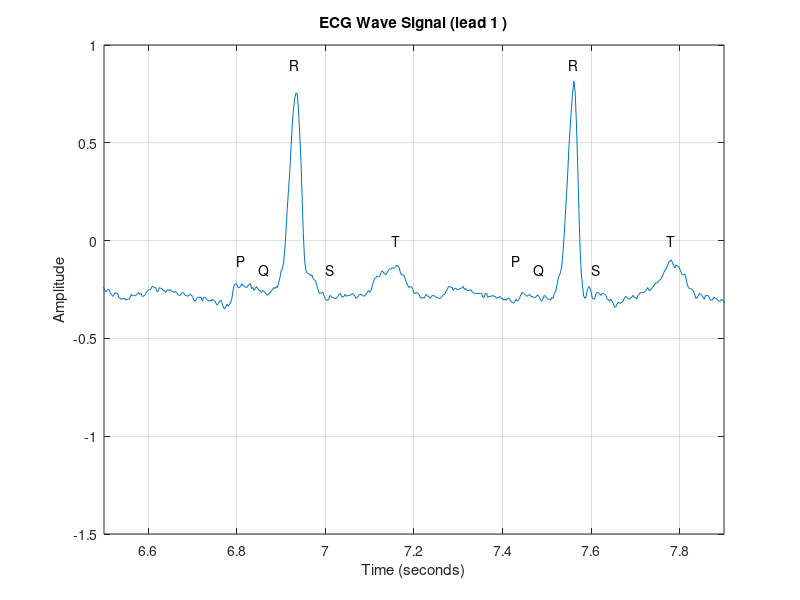
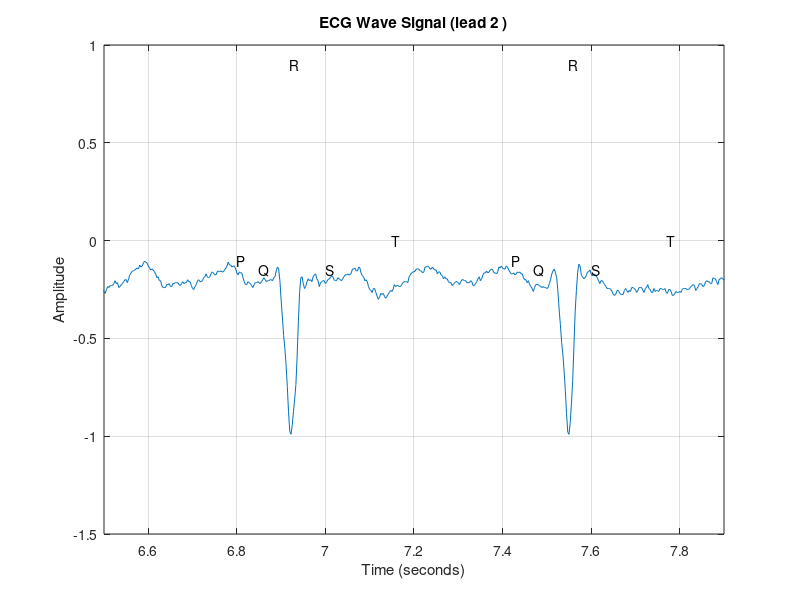
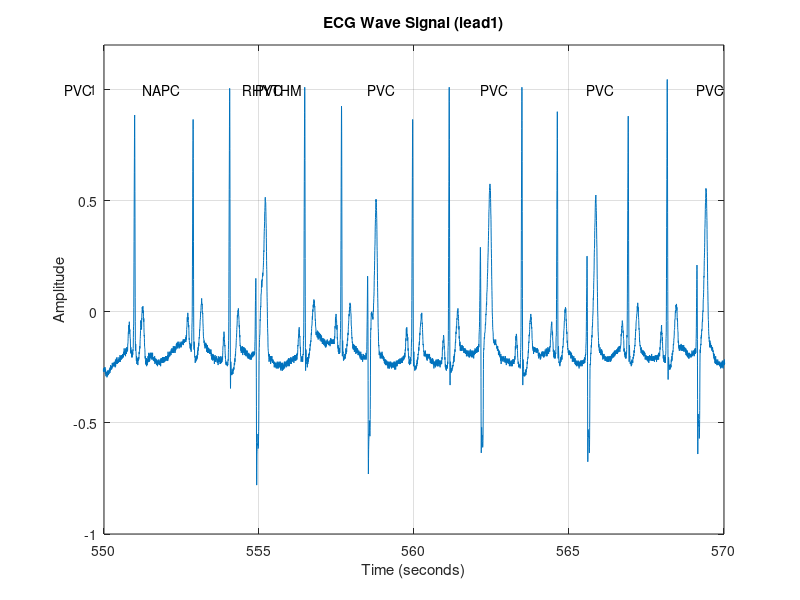
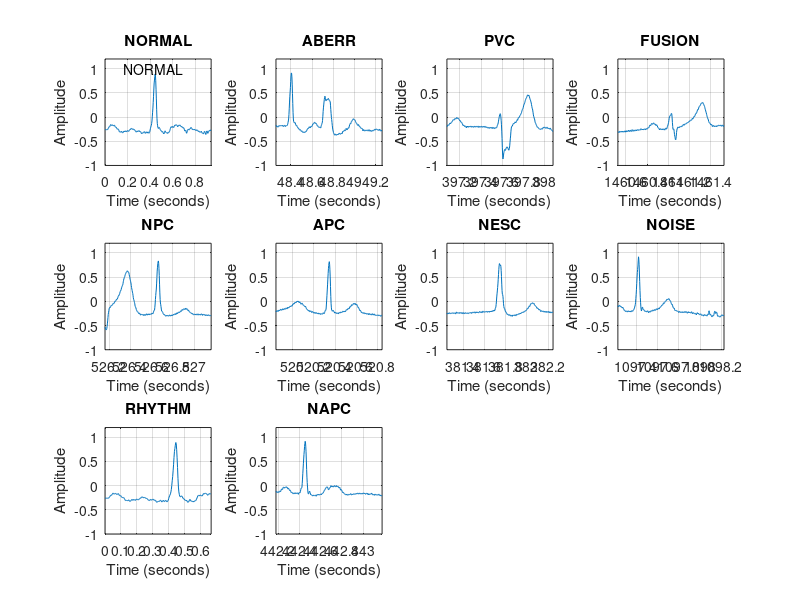

Here is the MATLAB script that generated these plots, in order: (Note: this script raises an error after producing the figures.)
%% Biomedical Signal & Image Processing
% *Session 1*
% 
% @Autors 
% 
% Roham Kaveie - Ehsan Merikhi
%% ECG Section
% part 1) First, we load the ECG signal and display it for both channels in 
% a certain period of time.P, Q, R, S, T waves are marked on the signal.

load('ECG_sig.mat')
L = length(Sig);
time = TIME(1:L);


for i = 1:2
    figure;
    plot(time,Sig(:,i));
    title(['ECG Wave Signal (lead ' num2str(i) ' )']); % Title of the plot
    xlabel('Time (seconds)');   % X-axis label
    ylabel('Amplitude'); 
    grid on;
    text(6.8,-0.1,'P');
    text(6.85,-0.15,'Q');
    text(6.92,0.9,'R');
    text(7,-0.15,'S');
    text(7.15,0,'T');
    text(7.42,-0.1,'P');
    text(7.47,-0.15,'Q');
    text(7.55,0.9,'R');
    text(7.6,-0.15,'S');
    text(7.77,0,'T');
    xlim([6.5 7.9])
    ylim([-1.5 1])
end
%% 
% The shape of the beats over time is not the same for a channel and each heartbeat 
% creates a different waveform than the previous one. Therefore, the ECG signal 
% is called a quasi-periodic signal. Also The shape of the same beat on two channels 
% is different from each other because these two leads are recorded from different 
% places of the body.
%% 
% part 2) For each R peak in the ECG signal, if an abnormality occurs in that 
% beat, we write the type of abnormality below it.


annotationNames = { ...
    'NOTQRS', 'NORMAL', 'LBBB', 'RBBB', 'ABERR', ...
    'PVC', 'FUSION', 'NPC', 'APC', 'SVPB', ...
    'VESC', 'NESC', 'PACE', 'UNKNOWN', 'NOISE', ...
    'ARFCT', 'STCH', 'TCH', 'SYSTOLE', 'DIASTOLE', ...
    'NOTE', 'MEASURE', 'PWAVE', 'BBB', ...
    'PACESP', 'TWAVE', 'RHYTHM', 'UWAVE', ...
    'LEARN', 'FLWAV', 'VFON', 'VFOFF', ...
    'AESC', 'SVESC', 'LINK', ...
    'NAPC', 'PFUS', ...
    'WFON', ...
    'WFOFF', ...
    'RONT'};

annotationCodes = [ ...
    0, 1, 2, 3, 4, ...
    5, 6, 7, 8, 9, ...
    10, 11, 12, 13, 14, ...
    16, 18, 19, 20, 21, ...
    22, 23, 24, 25, ...
    26, 27, 28, 29, ...
    30, 31, 32, 33, ...
    34, 35, 36, ...
    37, 38, ...
    39, 40, ... % PQ is defined as WFON (39)
    41, ...     % WFOFF
    ...         % JPT (40) is defined as WFOFF (40)
    ...         % RONT (41) is included
];
% Create a Map
ecgAnnotationsMap = containers.Map(num2cell(annotationCodes),annotationNames);

% Load Data
load('ECG_sig.mat');


% Plotting the signal
L = length(Sig);
time = TIME(1:L);
figure;                % Create a new figure
plot(time, Sig(:,1));      % Plot the signal
title('ECG Wave Signal (lead1)'); % Title of the plot
xlabel('Time (seconds)');   % X-axis label
ylabel('Amplitude');         % Y-axis label
grid on;                   % Turn on the grid
xlim([550 570]); 
ylim([-1 1.2]);
for i = [1:length(ANNOTD)]
    if ANNOTD(i)~=1
        code = ecgAnnotationsMap(ANNOTD(i));
        text(ATRTIMED(i),1,code);
    end
end


%% 
% part 3) We separate and display a sample of the normal beat and any abnormality

load("ECG_sig.mat")

annotationNames = { ...
    'NOTQRS', 'NORMAL', 'LBBB', 'RBBB', 'ABERR', ...
    'PVC', 'FUSION', 'NPC', 'APC', 'SVPB', ...
    'VESC', 'NESC', 'PACE', 'UNKNOWN', 'NOISE', ...
    'ARFCT', 'STCH', 'TCH', 'SYSTOLE', 'DIASTOLE', ...
    'NOTE', 'MEASURE', 'PWAVE', 'BBB', ...
    'PACESP', 'TWAVE', 'RHYTHM', 'UWAVE', ...
    'LEARN', 'FLWAV', 'VFON', 'VFOFF', ...
    'AESC', 'SVESC', 'LINK', ...
    'NAPC', 'PFUS', ...
    'WFON', ...
    'WFOFF', ...
    'RONT'};

annotationCodes = [ ...
    0, 1, 2, 3, 4, ...
    5, 6, 7, 8, 9, ...
    10, 11, 12, 13, 14, ...
    16, 18, 19, 20, 21, ...
    22, 23, 24, 25, ...
    26, 27, 28, 29, ...
    30, 31, 32, 33, ...
    34, 35, 36, ...
    37, 38, ...
    39, 40, ... % PQ is defined as WFON (39)
    41, ...     % WFOFF
    ...         % JPT (40) is defined as WFOFF (40)
    ...         % RONT (41) is included
];

% Create a Map
ecgAnnotationsMap = containers.Map(num2cell(annotationCodes),annotationNames);

% plot a sample of each abnormality
figure;
L = length(Sig);
time = TIME(1:L);
cnt = 0;
for i = annotationCodes
    indice = find(ANNOTD==i,1);
    if(~isempty(indice))
        be = max(ATRTIMED(indice)-0.5,0);
        en = min(ATRTIMED(indice)+0.5,time(L));
        cnt = cnt + 1;
        subplot(3,4,cnt);
        plot(time(round(be*sfreq+1):round(en*sfreq)),Sig(round(be*sfreq+1):round(en*sfreq),1))
        code = ecgAnnotationsMap(i);
        text(ATRTIMED(i),1,code);
        title(code); % Title of the plot
        xlim([be en]);
        ylim([-1 1.2]);
        xlabel('Time (seconds)');   % X-axis label
        ylabel('Amplitude');         % Y-axis label
        grid on;                   % Turn on the grid
    end
end


%% 
% Below is a brief explanation about the abnormalities you see in the high beats.
%% Aberrancy (ABERR)
% Aberrancy refers to a condition where the conduction of electrical impulses 
% through the heart is altered. This can lead to a widened QRS complex on the 
% ECG. Aberrant conduction often occurs during episodes of tachycardia, where 
% the impulse travels through the ventricles abnormally due to pre-existing bundle 
% branch block or other conduction system issues.
%% Premature Ventricular Contractions (PVC)
% PVCs are early heartbeats originating from the ventricles. They are characterized 
% by:
%% 
% * A premature QRS complex that is typically wide and bizarre in shape.
% * A compensatory pause following the PVC.PVCs can be benign or indicate underlying 
% heart disease, especially if frequent or occurring in pairs or runs.
%% Fusion Beats
% Fusion beats occur when two electrical impulses reach the ventricles simultaneously, 
% one from a normal pacemaker and another from an ectopic focus. This results 
% in a QRS complex that has characteristics of both normal and abnormal beats, 
% appearing as a hybrid. Fusion beats are often seen in patients with PVCs and 
% can indicate the presence of both normal and abnormal conduction pathways.
%% Non-Paced Contractions (NPC)
% NPCs refer to heartbeats that occur without the influence of an artificial 
% pacemaker. These can be either normal sinus beats or ectopic beats originating 
% from various locations within the heart. The presence of NPCs can indicate issues 
% with the heart's intrinsic conduction system.
%% Atrial Premature Contractions (APC)
% APCs are early contractions originating in the atria. They are characterized 
% by:
%% 
% * An early P wave that differs in shape from normal sinus P waves.
% * A compensatory pause following the APC.APCs are common and often benign 
% but can lead to more significant arrhythmias if they occur frequently.
%% Non-Ectopic Sinus Contractions (NESC)
% NESCs refer to sinus beats that occur without any ectopic activity influencing 
% them. These beats originate from the sinoatrial node and maintain a regular 
% rhythm, indicating normal atrial function. NESCs are typically seen in healthy 
% individuals and reflect a stable cardiac rhythm.
%% Non-Atrial Premature Contractions (NAPC)
% NAPCs are contractions that arise from locations other than the atria, often 
% from the ventricles or junctional tissues. They may be similar to PVCs but originate 
% from different areas within the heart's conduction system. NAPCs can indicate 
% underlying cardiac issues, particularly if they occur frequently or in conjunction 
% with other arrhythmias.
%% 
% 4) We plot the frequency spectrum and the time-frequency spectrum for several 
% consecutive normal strokes.

% Plot the STFT of the downsampled signal in a new figure
load("ECG_sig.mat")
figure;
window_length = 128;
noverlap = 64;
nfft = 128;
window = hamming(window_length);
spectrogram(Sig(round(sfreq*ATRTIMED(3)):round(sfreq*ATRTIMED(10)),1), window, noverlap, nfft, sfreq, 'yaxis');
title('STFT of normal beat');
ylim([0 60]);
colorbar;
caxis([-50 10]);  % Adjust this range for better contrast if needed


% Frequency domain using FFT (DFT)
N = length(Sig(round(sfreq*ATRTIMED(3)):round(sfreq*ATRTIMED(10)),1));  % Length of the signal
f = (0:N-1)*(sfreq/N);  % Frequency vector

% FFT of the left eye signal
fft_resp = abs(fft(Sig(round(sfreq*ATRTIMED(3)):round(sfreq*ATRTIMED(10)),1)));

plot(f, fft_resp);
xlabel('Frequency (Hz)');
ylabel('Magnitude');
title('Frequency Domain - normal beats');
xlim([0 60]);  % Limiting to 60 Hz for better visualization
%% 
% We plot the frequency spectrum and the time-frequency spectrum for several 
% consecutive abnormal strokes.

load("ECG_sig.mat")
figure;
window_length = 128;
noverlap = 64;
nfft = 128;
window = hamming(window_length);
spectrogram(Sig(round(sfreq*ATRTIMED(748)):round(sfreq*ATRTIMED(754)),1), window, noverlap, nfft, sfreq, 'yaxis');
title('STFT of abnormal beats');
ylim([0 60]);
colorbar;
caxis([-50 10]);  % Adjust this range for better contrast if needed

N = length(Sig(round(sfreq*ATRTIMED(748)):round(sfreq*ATRTIMED(754)),1));  % Length of the signal
f = (0:N-1)*(sfreq/N);  % Frequency vector


% FFT of the left eye signal
fft_resp = abs(fft(Sig(round(sfreq*ATRTIMED(748)):round(sfreq*ATRTIMED(754)),1)));

plot(f, fft_resp);
xlabel('Frequency (Hz)');
ylabel('Magnitude');
title('Frequency Domain - abnormal beats');
xlim([0 60]);  % Limiting to 60 Hz for better visualization

%% 
% In the following, you can see the differences in the frequency spectrum of 
% normal and PVC beats.
%% 
% Feature
%% 
% Normal Beat
%% 
% PVC Beat
%% 
% P Wave Frequency
%% 
% 0.5 - 2 Hz
%% 
% Absent or altered
%% 
% QRS Complex Width
%% 
% Narrow (<120 ms)
%% 
% Wide (≥120 ms)
%% 
% QRS Morphology
%% 
% Normal
%% 
% Abnormal
%% 
% T Wave Frequency
%% 
% Similar to QRS
%% 
% Discordant changes possible
%% 
% Rhythm Consistency
%% 
% Regular and periodic
%% 
% Irregular due to ectopic focus